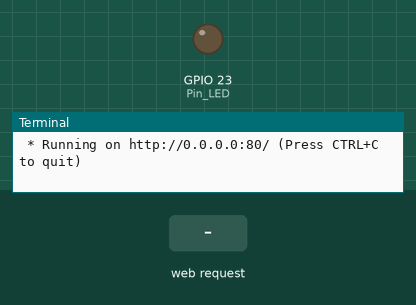
Recording of a program running on a simulated Raspberry Pi (BCM pin numbers). On the bench: output pins drawn as LEDs (lit = HIGH), the last lines printed to the terminal. Dashed ring = blinking. The test bench sets the inputs (shaded band). The clock reads 2024-03-15 10:24:30 at power-on unless the program sets it.

Above: at 1.2 s.
1.3 s: HTTP request for /blink received
At 1.55 s:
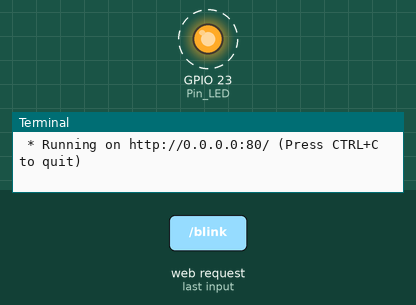
5.8 s: HTTP request for /on received
At 7.1 s:
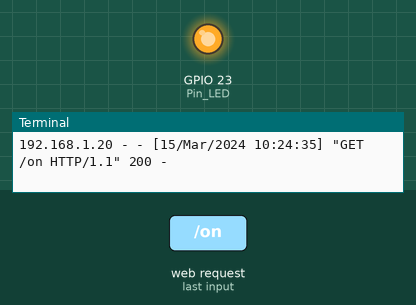
Timing chart, 0 to 8.8 s (numbered marks = the images above; inputs shaded):
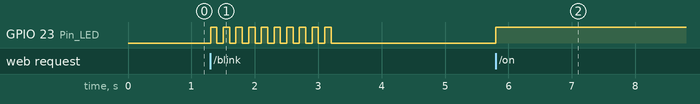

The program:

LED_ONOFF2.py
```python
from flask import Flask
import RPi.GPIO as GPIO
import signal
import time

Pin_LED = 23
GPIO.setmode(GPIO.BCM)
GPIO.setup(Pin_LED, GPIO.OUT, initial=GPIO.LOW)

def Terminate(n, p):
	GPIO.cleanup()
	print("웹 서비스를 종료합니다...")
	exit()

signal.signal(signal.SIGINT, Terminate)

app = Flask(__name__)

@app.route("/")
def Start():
	return "LED Test Page입니다..."

@app.route("/on")
def Test1():
	GPIO.output(Pin_LED, GPIO.HIGH)
	return "LED ON..."

@app.route("/off")
def Test2():
	GPIO.output(Pin_LED, GPIO.LOW)
	return "LED OFF..."

@app.route("/blink")
def Test3():
	for i in range(10):
		GPIO.output(Pin_LED, GPIO.HIGH)
		time.sleep(0.1)
		GPIO.output(Pin_LED, GPIO.LOW)
		time.sleep(0.1)
	return "LED blink..."

if __name__ == "__main__":
	app.run(host="0.0.0.0", port=80)
```

Measured:
- after the input at 1.3 s, GPIO 23 (Pin_LED): alternates HIGH for 0.10 s and LOW for 0.10 s, 20 changes in all, then stays LOW, starting at once
- after the input at 5.8 s, GPIO 23 (Pin_LED): LOW → HIGH at once
